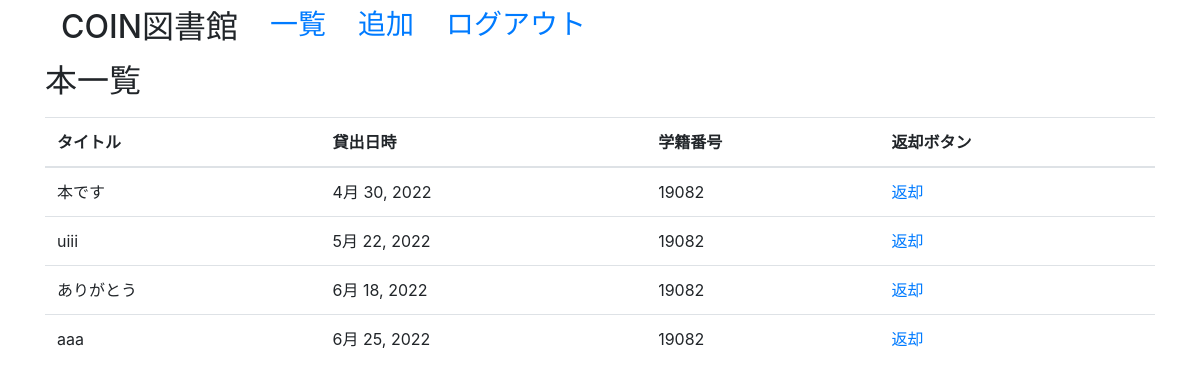
/library/main/ (signed in), run on an earlier commit of the app's database.
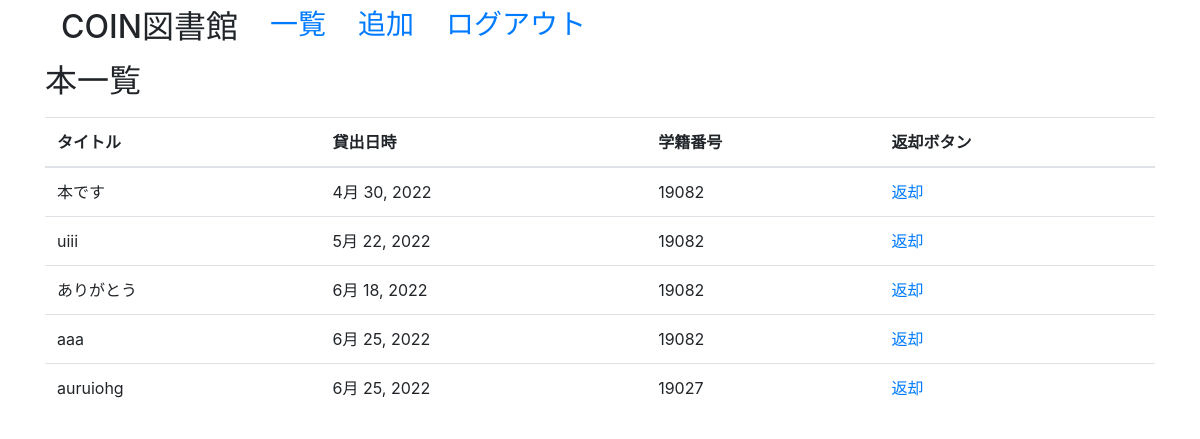
And on a later commit of the database.
### library/models.py (models this page shows, shortened)
class BookList(models.Model):
    id = models.AutoField(primary_key=True)
    studentid = models.ForeignKey(UserList, on_delete=models.CASCADE)
    title = models.CharField('本のタイトル', max_length=200)
    date = models.DateField('本を借りた日', default = django.utils.timezone.now)

class UserList(models.Model):
    id = models.AutoField(primary_key=True)
    studentid = models.CharField('学籍番号', max_length=5)
    username = models.CharField('ユーザー名', max_length=100)
    def __str__(self):
        return self.studentid

### library/views.py (the view)
# urls.py: path("main/", views.IndexView.as_view(), name="main"),
class IndexView(generic.ListView):
    model = BookList
    template_name = "library/book_list.html"

### library/templates/library/book_list.html (shortened to what this page needs)
{% extends 'library/base.html' %}
{% block content %}
<h2>本一覧</h2>
<table class="table">
    <thead>
        <tr>
            <th>タイトル</th>
            <th>貸出日時</th>
            <th>学籍番号</th>
            <th>返却ボタン</th>
        </tr>
    </thead>
    <tbody>
        {% for book in booklist_list %}
        <tr>
            <td>{{ book.title }}</td>
            <td>{{ book.date }}</td>
            <td>{{ book.studentid }}</td>
            <td><a href="{% url 'library:return' book.id %}">返却</a></td>
        </tr>
        {% endfor %}
    </tbody>
</table>
{% endblock content %}

What changed in the data, as far as the page shows it:
added BookList: title "auruiohg", date "6月 25, 2022", studentid "19027"
